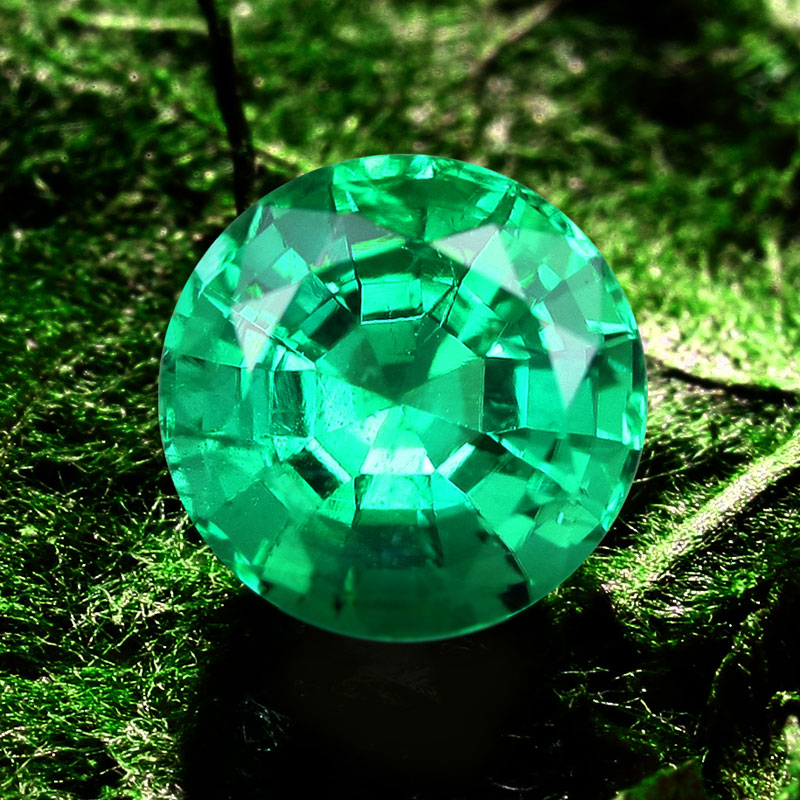
#> input picture imagen_prueba.jpg, 800 x 800 px
$ python procesamiento_imagen.py
#> lines starting #> are read from the running program, lines starting #| are printed output that depends on the picture
import cv2
import numpy as np
import matplotlib.pyplot as plt

imagen = cv2.imread('imagen_prueba.jpg')
#> imagen is the input picture: shape (800, 800, 3); mean B, G, R 50.3, 95.1, 36

imagen_rgb = cv2.cvtColor(imagen, cv2.COLOR_BGR2RGB)

plt.imshow(imagen_rgb)
plt.title("Imagen Original")
plt.axis("off")
plt.show()

gris = cv2.cvtColor(imagen, cv2.COLOR_BGR2GRAY)
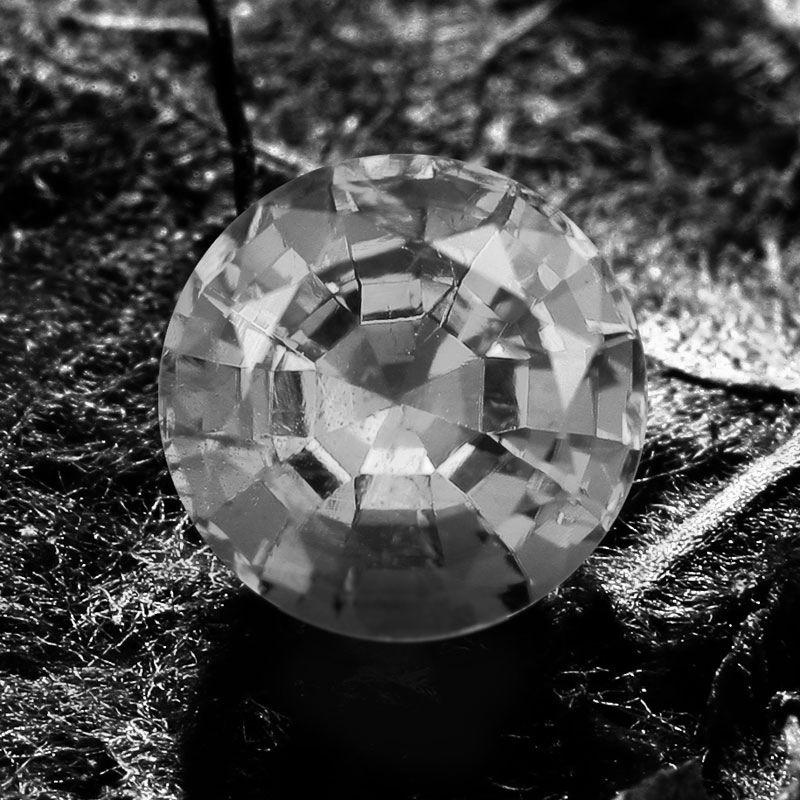
#> gris: shape (800, 800); min 0, max 255, mean 72.3

plt.imshow(gris, cmap='gray')
plt.title("Escala de Grises")
plt.axis("off")
plt.show()

brillo = cv2.convertScaleAbs(gris, alpha=1.5, beta=50)
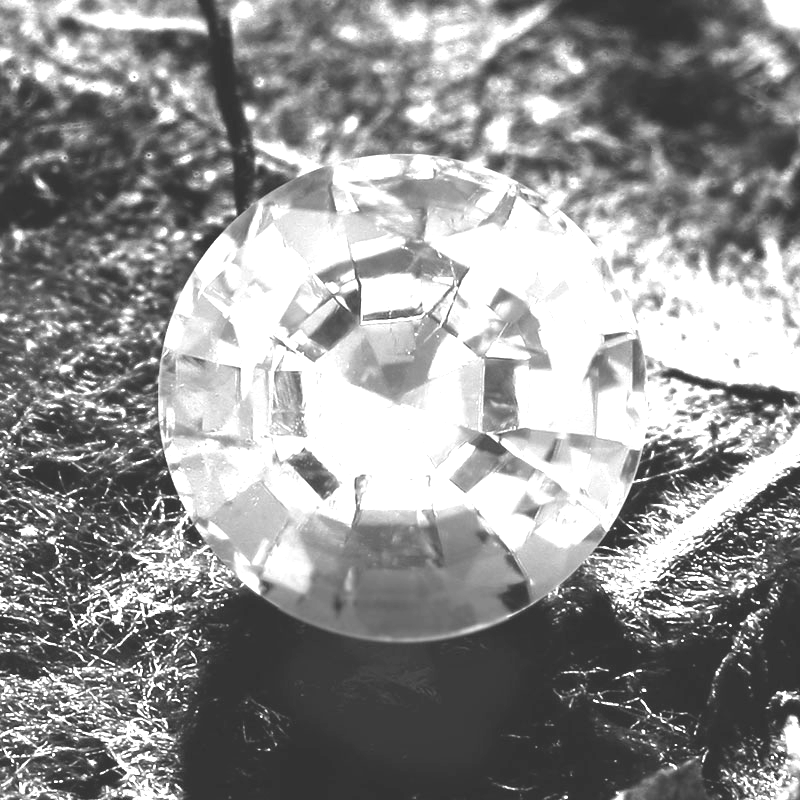
#> brillo: shape (800, 800); min 50, max 255, mean 145.6

plt.imshow(brillo, cmap='gray')
plt.title("Brillo Ajustado")
plt.axis("off")
plt.show()
